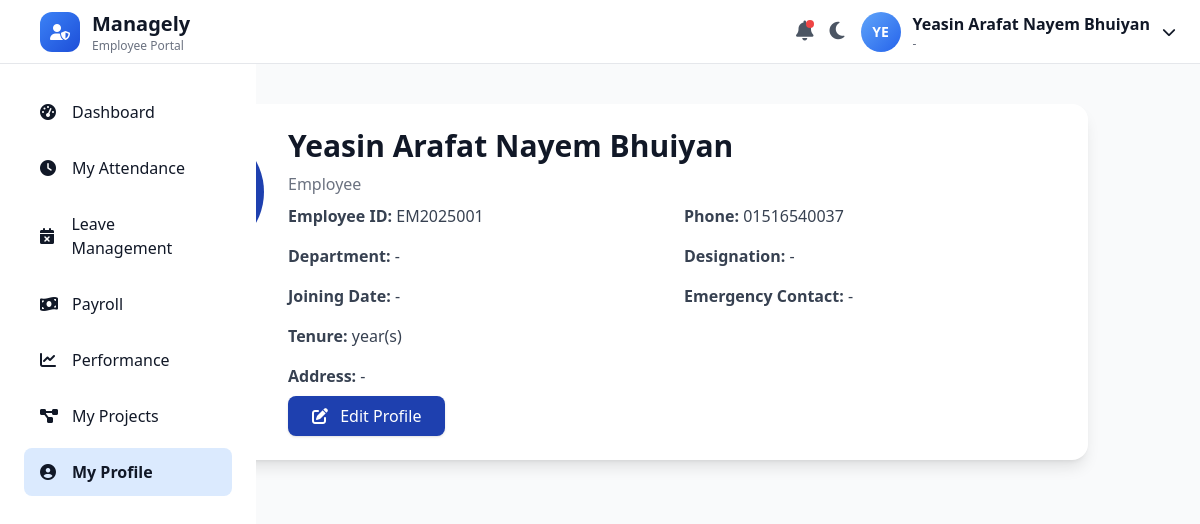
Page /employees/profile/ (signed in) on the committed database.
### accounts/models.py (models this page shows, shortened)
class EmployeeProfile(models.Model):
    employee_id = models.CharField(max_length=20, unique=True, blank=True)
    full_name = models.CharField(max_length=100, blank=True, null=True)
    phone = models.CharField(max_length=15)
    department = models.CharField(max_length=50, blank=True, null=True)
    avatar = models.ImageField(upload_to='avatars/', blank=True, null=True)
    password = models.CharField(max_length=128)  # store raw for now
    first_login = models.BooleanField(default=True)
    temp_password = models.CharField(max_length=20, blank=True)  # one-time password
    email = models.EmailField(blank=True, null=True)
    is_active = models.BooleanField(default=True)

### employees/models.py (models this page shows, shortened)
class EmployeeData(models.Model):
    employee = models.OneToOneField(
        EmployeeProfile,
        on_delete=models.CASCADE,
        related_name="profile"
    )
    designation = models.CharField(max_length=100, blank=True, null=True)
    department = models.CharField(max_length=100, blank=True, null=True)
    joining_date = models.DateField(blank=True, null=True)
    address = models.TextField(blank=True, null=True)
    avatar = models.ImageField(upload_to="employee_avatars/", blank=True, null=True)
    emergency_contact = models.CharField(max_length=20, blank=True, null=True)
    role = models.CharField(max_length=50, blank=True, null=True)

### employees/views.py (the view, shortened to what this page needs)
# urls.py: path('profile/', views.profile_view, name='profile'),
def profile_view(request):
    employee = get_logged_in_employee(request)
    profile, _ = EmployeeData.objects.get_or_create(employee=employee)
    return render(request, "profile.html", {"employee": employee, "profile": profile})

### employees/views.py (called while the page is built)
def get_logged_in_employee(request):
    employee_id = request.session.get('employee_id')
    if not employee_id:
        return None
    try:
        return EmployeeProfile.objects.get(employee_id=employee_id)
    except EmployeeProfile.DoesNotExist:
        return None

### employees/templates/profile.html (shortened to what this page needs)
{% load static %}
<!DOCTYPE html>
<html lang="en" class="scroll-smooth">
<head>
  <link rel="stylesheet" href="{% static 'css/theme.css' %}">
  <script src="https://cdn.tailwindcss.com"></script>
  <link rel="stylesheet" href="https://cdnjs.cloudflare.com/ajax/libs/font-awesome/6.5.0/css/all.min.css"/>
</head>
<body class="bg-gray-50 text-gray-900 dark:bg-gray-900 dark:text-white transition-colors duration-500">
  {% include 'sideandtopbar.html' %}
  <div class="max-w-5xl mx-auto p-6 mt-20 space-y-6">
    <div id="read-mode" class="bg-white dark:bg-gray-800 shadow-lg rounded-2xl p-6 animate-fadeIn">
      <div class="flex flex-col md:flex-row items-center md:items-start space-y-4 md:space-y-0 md:space-x-6">
        <div class="flex-shrink-0">
        </div>
        <div class="flex-1 space-y-2">
          <h2 class="text-3xl font-bold">{{ employee.full_name }}</h2>
          <p class="text-gray-500 dark:text-gray-300">{{ profile.role|default:"Employee" }}</p>
          <div class="grid grid-cols-1 sm:grid-cols-2 gap-4 mt-4 text-gray-700 dark:text-gray-300">
            <div><span class="font-semibold">Employee ID:</span> {{ employee.employee_id }}</div>
            <div><span class="font-semibold">Phone:</span> {{ employee.phone }}</div>
            <div><span class="font-semibold">Department:</span> {{ profile.department|default:"-" }}</div>
            <div><span class="font-semibold">Designation:</span> {{ profile.designation|default:"-" }}</div>
            <div><span class="font-semibold">Joining Date:</span> {{ profile.joining_date|date:'Y-m-d'|default:"-" }}</div>
            <div><span class="font-semibold">Emergency Contact:</span> {{ profile.emergency_contact|default:"-" }}</div>
            <div><span class="font-semibold">Tenure:</span> {{ profile.tenure_years }} year(s)</div>
            <div class="sm:col-span-2"><span class="font-semibold">Address:</span> {{ profile.address|default:"-" }}</div>
          </div>
          <div class="mt-6">
            <button id="edit-btn" class="px-6 py-2 bg-primary text-white rounded-lg shadow hover:bg-secondary transition">
              <i class="fas fa-edit mr-2"></i> Edit Profile
            </button>
          </div>
        </div>
      </div>
    </div>
  </div>
</body>
</html>

### employees/templates/sideandtopbar.html (shortened to what this page needs)
{% load static %}
<!DOCTYPE html>
<html lang="en" class="scroll-smooth">
  <head>
    <link rel="stylesheet" href="{% static 'css/theme.css' %}">
    <script src="https://cdn.tailwindcss.com"></script>
    <link rel="stylesheet"
      href="https://cdnjs.cloudflare.com/ajax/libs/font-awesome/6.5.0/css/all.min.css"
    />
  </head>
  <body class="bg-gray-100 dark:bg-blue-900 text-gray-900 dark:text-white transition-colors duration-300">
    <header class="fixed top-0 left-0 right-0 h-16 bg-white dark:bg-blue-800 border-b border-gray-200 dark:border-blue-700 flex items-center justify-between px-6 z-50">
      <div class="flex items-center space-x-4">
        <div class="flex items-center space-x-3">
          <div class="w-10 h-10 bg-gradient-to-br from-blue-500 to-blue-700 rounded-xl flex items-center justify-center">
            <i class="fas fa-user-shield text-white"></i>
          </div>
          <div>
            <h1 class="text-xl font-bold">Managely</h1>
            <p class="text-xs text-gray-500 dark:text-gray-300">Employee Portal</p>
          </div>
        </div>
      </div>
      <div class="flex items-center space-x-4">
        <button class="relative text-gray-600 dark:text-gray-200 hover:text-gray-800 dark:hover:text-white transition-colors">
          <i class="fas fa-bell text-xl"></i>
          <span class="absolute top-0 right-0 w-2 h-2 bg-red-500 rounded-full"></span>
        </button>
        <button id="theme-toggle"
          class="text-gray-600 dark:text-gray-200 hover:text-gray-800 dark:hover:text-white transition-colors">
          <i id="theme-icon" class="fas fa-moon text-xl"></i>
        </button>
        <div class="relative">
          <button id="profile-dropdown-btn" class="flex items-center space-x-3 focus:outline-none">
            <div class="w-10 h-10 bg-gradient-to-br from-blue-400 to-blue-600 rounded-full flex items-center justify-center">
              <span class="text-white font-semibold text-sm">
                {{ employee.full_name|slice:":2"|upper }}
              </span>
            </div>
            <div class="hidden md:block text-left">
              <p class="font-semibold">{{ employee.full_name }}</p>
              <p class="text-xs text-gray-500 dark:text-gray-300">
                {{ profile.designation|default:"-" }}
              </p>
            </div>
            <i class="fas fa-chevron-down text-sm"></i>
          </button>
        </div>
      </div>
    </header>
    <aside id="sidebar"
      class="fixed top-16 left-0 w-64 bg-white dark:bg-blue-800 text-gray-900 dark:text-white min-h-screen z-40 transform -translate-x-full md:translate-x-0 transition-transform duration-300">
      <nav class="p-6 flex flex-col h-full justify-between">
        <ul class="space-y-2">
          <li>
            <a href="{% url 'employees:dashboard' %}"
              class="flex items-center px-4 py-3 rounded-lg hover:bg-blue-200 dark:hover:bg-blue-700 transition-all duration-200 {% if request.path == '/' %}bg-blue-100 dark:bg-blue-700 font-semibold{% endif %}">
              <i class="fas fa-tachometer-alt w-5 mr-3"></i><span>Dashboard</span>
            </a>
          </li>
          <li>
            <a href="{% url 'employees:attendance' %}"
              class="flex items-center px-4 py-3 rounded-lg hover:bg-blue-200 dark:hover:bg-blue-700 transition-all duration-200 {% if '/attendance' in request.path %}bg-blue-100 dark:bg-blue-700 font-semibold{% endif %}">
              <i class="fas fa-clock w-5 mr-3"></i><span>My Attendance</span>
            </a>
          </li>
          <li>
            <a href="{% url 'employees:leave' %}"
              class="flex items-center px-4 py-3 rounded-lg hover:bg-blue-200 dark:hover:bg-blue-700 transition-all duration-200 {% if '/leave' in request.path %}bg-blue-100 dark:bg-blue-700 font-semibold{% endif %}">
              <i class="fas fa-calendar-times w-5 mr-3"></i><span>Leave Management</span>
            </a>
          </li>
          <li>
            <a href="{% url 'employees:payroll' %}"
              class="flex items-center px-4 py-3 rounded-lg hover:bg-blue-200 dark:hover:bg-blue-700 transition-all duration-200 {% if '/payroll' in request.path %}bg-blue-100 dark:bg-blue-700 font-semibold{% endif %}">
              <i class="fas fa-money-bill-wave w-5 mr-3"></i><span>Payroll</span>
            </a>
          </li>
          <li>
            <a href="{% url 'employees:performance' %}"
              class="flex items-center px-4 py-3 rounded-lg hover:bg-blue-200 dark:hover:bg-blue-700 transition-all duration-200 {% if '/performance' in request.path %}bg-blue-100 dark:bg-blue-700 font-semibold{% endif %}">
              <i class="fas fa-chart-line w-5 mr-3"></i><span>Performance</span>
            </a>
          </li>
          <li>
            <a href="{% url 'employees:projects' %}"
              class="flex items-center px-4 py-3 rounded-lg hover:bg-blue-200 dark:hover:bg-blue-700 transition-all duration-200 {% if '/projects' in request.path %}bg-blue-100 dark:bg-blue-700 font-semibold{% endif %}">
              <i class="fas fa-project-diagram w-5 mr-3"></i><span>My Projects</span>
            </a>
          </li>
          <li>
            <a href="{% url 'employees:profile' %}"
              class="flex items-center px-4 py-3 rounded-lg hover:bg-blue-200 dark:hover:bg-blue-700 transition-all duration-200 {% if '/profile' in request.path %}bg-blue-100 dark:bg-blue-700 font-semibold{% endif %}">
              <i class="fas fa-user-circle w-5 mr-3"></i><span>My Profile</span>
            </a>
          </li>
        </ul>
      </nav>
    </aside>
  </body>
</html>

### static/css/theme.css (style rules this page uses)
body { box-sizing: border-box; }

### employees/templates/profile.html (style rules this page uses)
.animate-fadeIn { opacity: 0; animation: fadeIn 0.7s forwards; }

### rows in the picture
EmployeeProfile: full_name "YE", full_name "Yeasin Arafat Nayem Bhuiyan", employee_id "EM2025001", phone "01516540037"
EmployeeData: designation "-", role "Employee", department "-", joining_date "-", emergency_contact "-", address "-"
